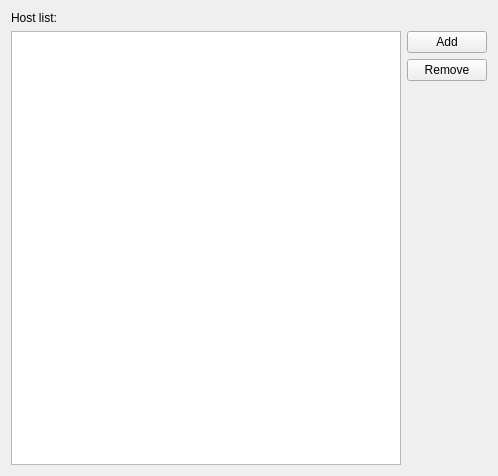
<?xml version="1.0" encoding="UTF-8"?>
<ui version="4.0">
 <class>SettingsWidget</class>
 <widget class="QWidget" name="SettingsWidget">
  <property name="geometry">
   <rect>
    <x>0</x>
    <y>0</y>
    <width>498</width>
    <height>476</height>
   </rect>
  </property>
  <property name="windowTitle">
   <string>Settings</string>
  </property>
  <layout class="QVBoxLayout" name="verticalLayout_2">
   <item>
    <widget class="QLabel" name="label">
     <property name="text">
      <string>Host list:</string>
     </property>
    </widget>
   </item>
   <item>
    <layout class="QHBoxLayout" name="horizontalLayout">
     <item>
      <widget class="QListWidget" name="hostListWidget"/>
     </item>
     <item>
      <layout class="QVBoxLayout" name="verticalLayout">
       <item>
        <widget class="QPushButton" name="addPushButton">
         <property name="text">
          <string>Add</string>
         </property>
        </widget>
       </item>
       <item>
        <widget class="QPushButton" name="removePushButton">
         <property name="text">
          <string>Remove</string>
         </property>
        </widget>
       </item>
       <item>
        <spacer name="verticalSpacer">
         <property name="orientation">
          <enum>Qt::Vertical</enum>
         </property>
         <property name="sizeHint" stdset="0">
          <size>
           <width>20</width>
           <height>40</height>
          </size>
         </property>
        </spacer>
       </item>
      </layout>
     </item>
    </layout>
   </item>
  </layout>
 </widget>
 <resources/>
 <connections/>
</ui>
